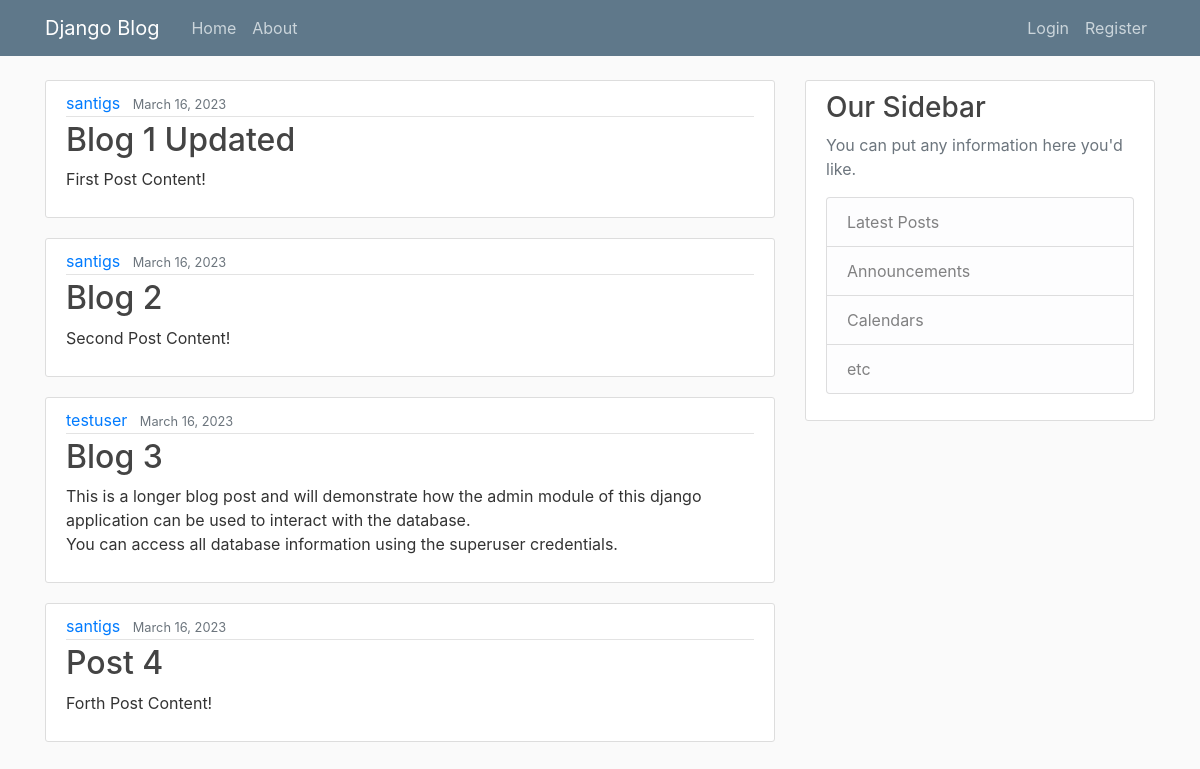
The page / on the database its author committed.
### blog/models.py (models this page shows, shortened)
class Post(models.Model):
    title = models.CharField(max_length=100)
    content = models.TextField()
    date_posted = models.DateTimeField(default=timezone.now)
    author = models.ForeignKey(User, on_delete=models.CASCADE)

### blog/views.py (the view)
# urls.py: path('', views.home, name='blog-home'),
def home(request):
    context = {
        'posts': Post.objects.all()
    }
    return render(request, 'blog/home.html', context)

### blog/templates/blog/home.html
{% extends "blog/base.html" %}
{% block content %}
    {% for post in posts %}
        <article class="media content-section">
            <div class="media-body">
            <div class="article-metadata">
                <a class="mr-2" href="#">{{ post.author }}</a>
                <small class="text-muted">{{ post.date_posted|date:"F d, Y" }}</small>
            </div>
            <h2><a class="article-title" href="#">{{ post.title }}</a></h2>
            <p class="article-content">{{ post.content }}</p>
            </div>
      </article>
    {% endfor %}
{% endblock content %}

### blog/templates/blog/base.html (shortened to what this page needs)
{% load static %}
<!DOCTYPE html>
<html lang="en">
<head>
    <link rel="stylesheet" href="{% static 'blog/main.css' %}">
    <link rel="stylesheet" href="https://maxcdn.bootstrapcdn.com/bootstrap/4.0.0/css/bootstrap.min.css">
    <link rel="stylesheet" href="{% static 'blog/main.css' %}">
</head>
<body>
    <header class="site-header">
        <nav class="navbar navbar-expand-md navbar-dark bg-steel fixed-top">
          <div class="container">
            <a class="navbar-brand mr-4" href="{% url 'blog-home' %}">Django Blog</a>
            <div class="collapse navbar-collapse" id="navbarToggle">
              <div class="navbar-nav mr-auto">
                <a class="nav-item nav-link" href="{% url 'blog-home' %}">Home</a>
                <a class="nav-item nav-link" href="{% url 'blog-about' %}">About</a>
              </div>
              <div class="navbar-nav">
                <a class="nav-item nav-link" href="#">Login</a>
                <a class="nav-item nav-link" href="#">Register</a>
              </div>
            </div>
          </div>
        </nav>
    </header>
    <main role="main" class="container">
        <div class="row">
          <div class="col-md-8">
            {% block content %}{% endblock %}
          </div>
          <div class="col-md-4">
            <div class="content-section">
              <h3>Our Sidebar</h3>
              <p class='text-muted'>You can put any information here you'd like.
                <ul class="list-group">
                  <li class="list-group-item list-group-item-light">Latest Posts</li>
                  <li class="list-group-item list-group-item-light">Announcements</li>
                  <li class="list-group-item list-group-item-light">Calendars</li>
                  <li class="list-group-item list-group-item-light">etc</li>
                </ul>
              </p>
            </div>
          </div>
        </div>
      </main>
</body>
</html>

### blog/static/blog/main.css (style rules this page uses)
body { background: #fafafa; color: #333333; margin-top: 5rem; }
h1, h2, h3, h4, h5, h6 { color: #444444; }
ul { margin: 0; }
.bg-steel { background-color: #5f788a; }
.site-header .navbar-nav .nav-link { color: #cbd5db; }
.content-section { background: #ffffff; padding: 10px 20px; border: 1px solid #dddddd; border-radius: 3px; margin-bottom: 20px; }
.article-title { color: #444444; }
.article-content { white-space: pre-line; }
.article-metadata { padding-bottom: 1px; margin-bottom: 4px; border-bottom: 1px solid #e3e3e3 }

### rows shown on the page
Post: author "santigs", date_posted "March 16, 2023", title "Blog 1 Updated", content "First Post Content!"
Post: author "santigs", date_posted "March 16, 2023", title "Blog 2", content "Second Post Content!"
Post: author "testuser", date_posted "March 16, 2023", title "Blog 3", content "This is a longer blog post and will demonstrate how the admin module of this django application can be used to interact with the database. You can access all database information using the superuser credentials."
Post: author "santigs", date_posted "March 16, 2023", title "Post 4", content "Forth Post Content!"
